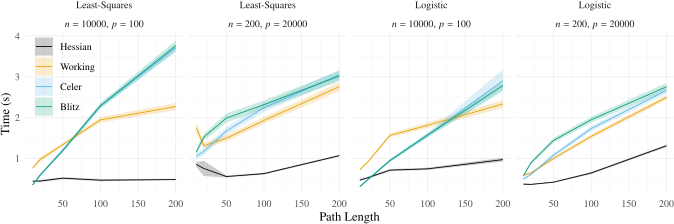

Here is the R script that generated this plot:
library(tibble)
library(tidyr)
library(dplyr)
library(tikzDevice)
library(ggplot2)

source("R/utils.R")

theme_set(theme_minimal(base_size = 9))

fig_width <- 6.85
fig_height <- 2.4

conf_level <- 0.05

d_raw <- readRDS("results/path-length.rds") %>%
  filter(
    !(screening_type %in% c("strong", "edpp", "gap_safe")),
    converged == TRUE
  ) %>%
  mutate(
    screening_type = recode_methods(screening_type),
    np = paste0("$n=", n, "$, $p=", p, "$"),
    np = reorder(np, p),
    family = recode(
      family,
      "gaussian" = "Least-Squares",
      "binomial" = "Logistic"
    )
  ) %>%
  select(np, n, p, path_length, family, screening_type, time) %>%
  unnest(time)

d1 <-
  d_raw %>%
  mutate(
    screening_type = as.factor(screening_type),
    family = as.factor(family)
  ) %>%
  group_by(np, path_length, family, screening_type) %>% 
  summarize(
    meantime = mean(time),
    se = sd(time) / sqrt(n()),
    ci = qnorm(1 - conf_level/2) * se
  ) %>%
  mutate(
    hi = meantime + ci,
    lo = meantime - ci
  )

cols <- c(
  "black", "#E69F00", "#56B4E9", "#009E73", "#F0E442",
  "#0072B2", "#D55E00", "#CC79A7"
)

options(
  tikzDocumentDeclaration =
    "\\documentclass[10pt]{article}\n\\usepackage{newtxtext,newtxmath}\n"
)

file <- "figures/path-length.tex"
tikz(file, width = fig_width, height = fig_height, standAlone = TRUE)
ggplot(
  d1,
  aes(path_length, meantime, color = screening_type, fill = screening_type)
) +
  geom_ribbon(aes(ymin = lo, ymax = hi), alpha = 0.2, color = "transparent") +
  geom_line() +
  facet_wrap(vars(family, np), nrow = 1) +
  theme(legend.position = c(0.06, 0.75), legend.title = element_blank()) +
  scale_fill_manual(values = cols) +
  scale_color_manual(values = cols) +
  labs(
    fill = "Method",
    color = "Method",
    x = "Path Length",
    y = "Time (s)"
  ) 
dev.off()

renderPdf("figures/path-length.tex")
